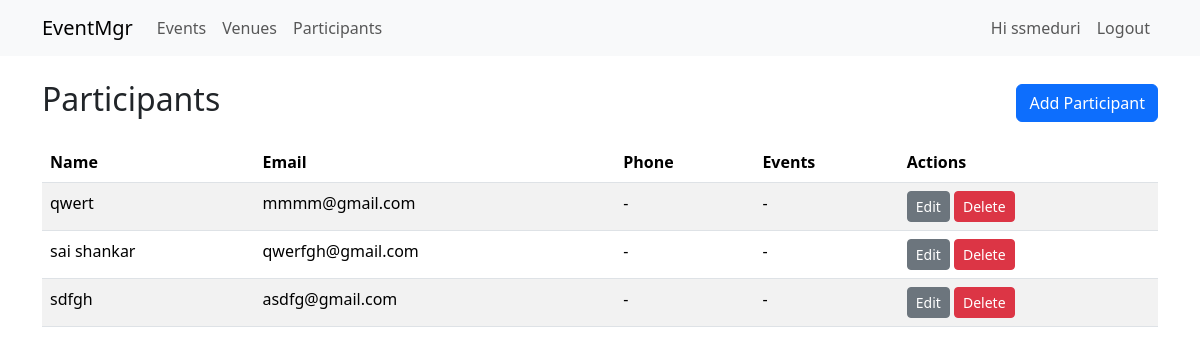
The page /participants (signed in) on the database as committed earlier.
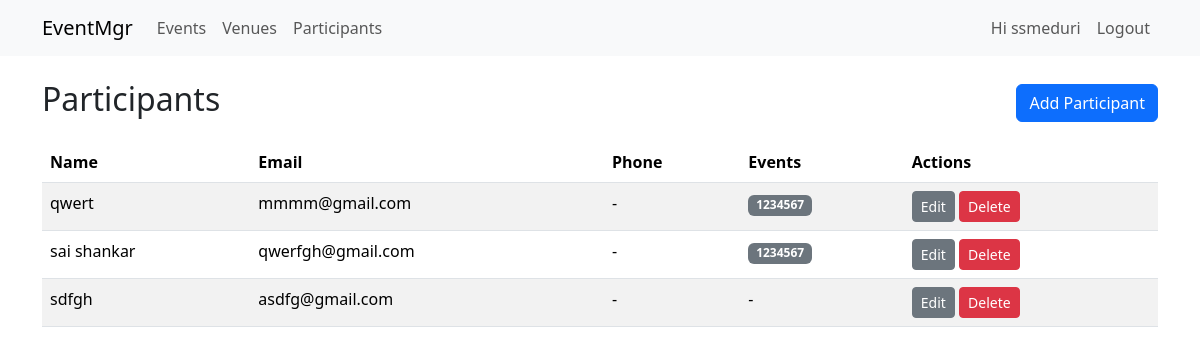
The same page on the database as committed later.
### app/models.py (models this page shows, shortened)
class Participant(db.Model):
    id = db.Column(db.Integer, primary_key=True)
    name = db.Column(db.String(150), nullable=False)
    email = db.Column(db.String(200), nullable=True)
    phone = db.Column(db.String(50), nullable=True)
    notes = db.Column(db.Text, nullable=True)
    events = db.relationship('Event', secondary=event_participants, back_populates='participants')

class Event(db.Model):
    id = db.Column(db.Integer, primary_key=True)
    title = db.Column(db.String(120), nullable=False)
    description = db.Column(db.Text)
    date = db.Column(db.Date, nullable=False)
    start_time = db.Column(db.Time, nullable=False)
    end_time = db.Column(db.Time, nullable=False)
    venue_id = db.Column(db.Integer, db.ForeignKey('venue.id'), nullable=False)
    participants = db.relationship('Participant', secondary=event_participants, back_populates='events')

### app/routes.py (the view)
@main_bp.route('/participants')
@login_required
def list_participants():
    participants = Participant.query.order_by(Participant.name).all()
    return render_template('participants/list.html', participants=participants)

### app/__init__.py (called while the page is built)
def create_app():
    app = Flask(__name__, static_folder='static', template_folder='templates')
    app.config.from_object(Config)
    db.init_app(app)
    login_manager.init_app(app)
    from .models import User
    @login_manager.user_loader
    def load_user(user_id):
        return User.query.get(int(user_id))
    from .routes import main_bp
    from .auth import auth_bp
    app.register_blueprint(main_bp)
    app.register_blueprint(auth_bp)
    return app

### app/templates/participants/list.html
{% extends 'base.html' %}
{% block content %}
<div class="d-flex justify-content-between align-items-center mb-3">
  <h2>Participants</h2>
  <a class="btn btn-primary" href="{{ url_for('main.add_participant') }}">Add Participant</a>
</div>
<table class="table table-striped">
  <thead><tr><th>Name</th><th>Email</th><th>Phone</th><th>Events</th><th>Actions</th></tr></thead>
  <tbody>
    {% for p in participants %}
    <tr>
      <td>{{ p.name }}</td>
      <td>{{ p.email or '-' }}</td>
      <td>{{ p.phone or '-' }}</td>
      <td>
        {% if p.events %}
          {% for e in p.events %}
            <span class="badge bg-secondary">{{ e.title }}</span>
          {% endfor %}
        {% else %}
          -
        {% endif %}
      </td>
      <td>
        <a class="btn btn-sm btn-secondary" href="{{ url_for('main.edit_participant', pid=p.id) }}">Edit</a>
        <form method="POST" action="{{ url_for('main.delete_participant', pid=p.id) }}" style="display:inline-block" onsubmit="return confirm('Delete participant?');">
          <button class="btn btn-sm btn-danger">Delete</button>
        </form>
      </td>
    </tr>
    {% else %}
    <tr><td colspan="5" class="text-center">No participants found.</td></tr>
    {% endfor %}
  </tbody>
</table>
{% endblock %}

Rows that differ between the two databases and show on the page:
shown differently, row unchanged: Participant "qwert": no longer shows "-"
added Event: title "1234567"
shown differently, row unchanged: Participant "sai shankar": no longer shows "-"
